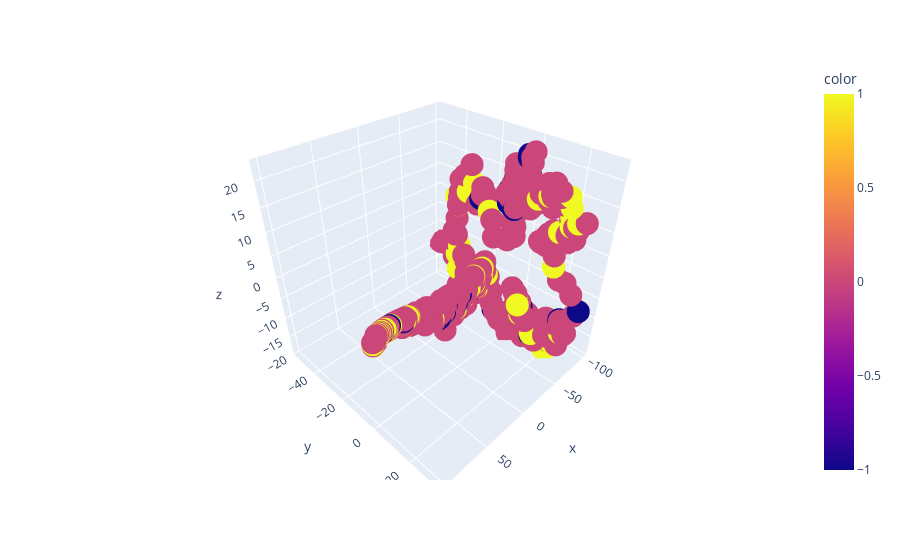

The code cell stored with this chart in its notebook:
### Code cell
fig = px.scatter_3d(data, x='x', y='y', z='z', color='color')
fig.show()

### Figure 1 — Plotly figure (JSON) as saved in the notebook; plotly's stock layout.template omitted (floating-point values rounded to 4 significant figures; data arrays with more than 128 entries replaced by an {"elided": "..."} marker saying what was removed)
{"data": [{"hovertemplate": "x=%{x}<br>y=%{y}<br>z=%{z}<br>color=%{marker.color}<extra></extra>", "legendgroup": "", "marker": {"color": {"elided": "601 int values"}, "coloraxis": "coloraxis", "symbol": "circle"}, "mode": "markers", "name": "", "scene": "scene", "showlegend": false, "type": "scatter3d", "x": {"elided": "601 float values"}, "y": {"elided": "601 float values"}, "z": {"elided": "601 float values"}}], "layout": {"coloraxis": {"colorbar": {"title": {"text": "color"}}, "colorscale": [[0, "#0d0887"], [0.1111, "#46039f"], [0.2222, "#7201a8"], [0.3333, "#9c179e"], [0.4444, "#bd3786"], [0.5556, "#d8576b"], [0.6667, "#ed7953"], [0.7778, "#fb9f3a"], [0.8889, "#fdca26"], [1, "#f0f921"]]}, "legend": {"tracegroupgap": 0}, "margin": {"t": 60}, "scene": {"domain": {"x": [0, 1], "y": [0, 1]}, "xaxis": {"title": {"text": "x"}}, "yaxis": {"title": {"text": "y"}}, "zaxis": {"title": {"text": "z"}}}}}
